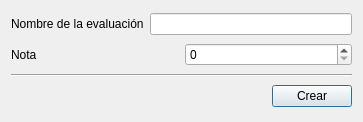
<?xml version="1.0" encoding="UTF-8"?>
<ui version="4.0">
 <class>addNota</class>
 <widget class="QDialog" name="addNota">
  <property name="geometry">
   <rect>
    <x>0</x>
    <y>0</y>
    <width>363</width>
    <height>122</height>
   </rect>
  </property>
  <property name="windowTitle">
   <string>Nota</string>
  </property>
  <layout class="QVBoxLayout" name="verticalLayout">
   <item>
    <layout class="QHBoxLayout" name="horizontalLayout_2">
     <item>
      <widget class="QLabel" name="label">
       <property name="text">
        <string>Nombre de la evaluación</string>
       </property>
      </widget>
     </item>
     <item>
      <widget class="QLineEdit" name="lineEdit"/>
     </item>
    </layout>
   </item>
   <item>
    <layout class="QHBoxLayout" name="horizontalLayout">
     <item>
      <widget class="QLabel" name="label_2">
       <property name="text">
        <string>Nota</string>
       </property>
      </widget>
     </item>
     <item>
      <widget class="QSpinBox" name="spinBox">
       <property name="maximum">
        <number>100</number>
       </property>
      </widget>
     </item>
    </layout>
   </item>
   <item>
    <widget class="Line" name="line">
     <property name="orientation">
      <enum>Qt::Horizontal</enum>
     </property>
    </widget>
   </item>
   <item>
    <layout class="QHBoxLayout" name="horizontalLayout_3">
     <item>
      <spacer name="horizontalSpacer">
       <property name="orientation">
        <enum>Qt::Horizontal</enum>
       </property>
       <property name="sizeHint" stdset="0">
        <size>
         <width>40</width>
         <height>20</height>
        </size>
       </property>
      </spacer>
     </item>
     <item>
      <widget class="QPushButton" name="pushButton">
       <property name="text">
        <string>Crear</string>
       </property>
      </widget>
     </item>
    </layout>
   </item>
  </layout>
 </widget>
 <resources/>
 <connections/>
</ui>
